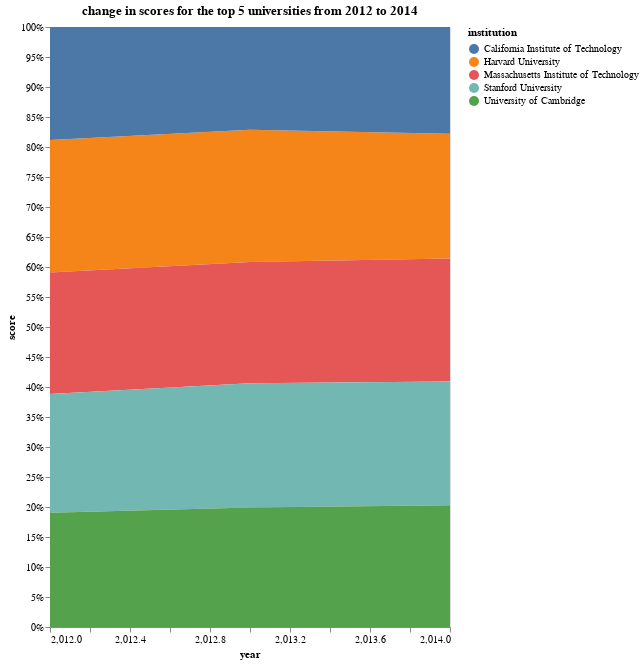

Write notebook code for a chart like this one.
### Code cell
#6)	Create a stacked area plot using Altair to represent the change in scores for the top 5 universities from 2012 to 2014.
import pandas as pd
import altair as alt

df = pd.read_csv('/content/WorldUniversity.csv')
top5 = df[df['year']== 2012].nlargest(5 , 'score')
top_5_Univ = top5['institution']
top5_data = df[(df['year'].between(2012 ,2014)) & (df['institution'].isin(top_5_Univ))]

area_plot = alt.Chart(top5_data).mark_area().encode(
    x = 'year',
    y =alt.Y('score', stack = 'normalize'),
    color = 'institution',
    tooltip = ['year' , 'score' , 'institution']
).properties(
    height = 600,
    width = 400,
    title = ('change in scores for the top 5 universities from 2012 to 2014')
)
area_plot

### Figure 1 — Vega-Lite specification as saved in the notebook (floating-point values rounded to 4 significant figures)
{"config": {"view": {"continuousWidth": 400, "continuousHeight": 300}}, "data": {"name": "data-ec2d03e5dce34fa587ec09a52e85abed"}, "mark": "area", "encoding": {"color": {"field": "institution", "type": "nominal"}, "tooltip": [{"field": "year", "type": "quantitative"}, {"field": "score", "type": "quantitative"}, {"field": "institution", "type": "nominal"}], "x": {"field": "year", "type": "quantitative"}, "y": {"field": "score", "stack": "normalize", "type": "quantitative"}}, "height": 600, "title": "change in scores for the top 5 universities from 2012 to 2014", "width": 400, "$schema": "https://vega.github.io/schema/vega-lite/v4.17.0.json", "datasets": {"data-ec2d03e5dce34fa587ec09a52e85abed": [{"world_rank": 1, "institution": "Harvard University", "country": "USA", "national_rank": 1, "quality_of_education": 7, "alumni_employment": 9, "quality_of_faculty": 1, "publications": 1, "influence": 1, "citations": 1, "broad_impact": null, "patents": 5, "score": 100.0, "year": 2012}, {"world_rank": 2, "institution": "Massachusetts Institute of Technology", "country": "USA", "national_rank": 2, "quality_of_education": 9, "alumni_employment": 17, "quality_of_faculty": 3, "publications": 12, "influence": 4, "citations": 4, "broad_impact": null, "patents": 1, "score": 91.67, "year": 2012}, {"world_rank": 3, "institution": "Stanford University", "country": "USA", "national_rank": 3, "quality_of_education": 17, "alumni_employment": 11, "quality_of_faculty": 5, "publications": 4, "influence": 2, "citations": 2, "broad_impact": null, "patents": 15, "score": 89.5, "year": 2012}, {"world_rank": 4, "institution": "University of Cambridge", "country": "United Kingdom", "national_rank": 1, "quality_of_education": 10, "alumni_employment": 24, "quality_of_faculty": 4, "publications": 16, "influence": 16, "citations": 11, "broad_impact": null, "patents": 50, "score": 86.17, "year": 2012}, {"world_rank": 5, "institution": "California Institute of Technology", "country": "USA", "national_rank": 4, "quality_of_education": 2, "alumni_employment": 29, "quality_of_faculty": 7, "publications": 37, "influence": 22, "citations": 22, "broad_impact": null, "patents": 18, "score": 85.21, "year": 2012}, {"world_rank": 1, "institution": "Harvard University", "country": "USA", "national_rank": 1, "quality_of_education": 1, "alumni_employment": 1, "quality_of_faculty": 1, "publications": 1, "influence": 1, "citations": 1, "broad_impact": null, "patents": 7, "score": 100.0, "year": 2013}, {"world_rank": 2, "institution": "Stanford University", "country": "USA", "national_rank": 2, "quality_of_education": 11, "alumni_employment": 2, "quality_of_faculty": 4, "publications": 6, "influence": 2, "citations": 2, "broad_impact": null, "patents": 11, "score": 93.94, "year": 2013}, {"world_rank": 4, "institution": "Massachusetts Institute of Technology", "country": "USA", "national_rank": 3, "quality_of_education": 2, "alumni_employment": 16, "quality_of_faculty": 2, "publications": 16, "influence": 3, "citations": 3, "broad_impact": null, "patents": 1, "score": 91.45, "year": 2013}, {"world_rank": 5, "institution": "University of Cambridge", "country": "United Kingdom", "national_rank": 2, "quality_of_education": 3, "alumni_employment": 15, "quality_of_faculty": 5, "publications": 9, "influence": 11, "citations": 10, "broad_impact": null, "patents": 39, "score": 90.24, "year": 2013}, {"world_rank": 11, "institution": "California Institute of Technology", "country": "USA", "national_rank": 9, "quality_of_education": 5, "alumni_employment": 101, "quality_of_faculty": 7, "publications": 38, "influence": 24, "citations": 25, "broad_impact": null, "patents": 17, "score": 77.59, "year": 2013}, {"world_rank": 1, "institution": "Harvard University", "country": "USA", "national_rank": 1, "quality_of_education": 1, "alumni_employment": 1, "quality_of_faculty": 1, "publications": 1, "influence": 1, "citations": 1, "broad_impact": 1.0, "patents": 2, "score": 100.0, "year": 2014}, {"world_rank": 2, "institution": "Stanford University", "country": "USA", "national_rank": 2, "quality_of_education": 11, "alumni_employment": 2, "quality_of_faculty": 4, "publications": 5, "influence": 3, "citations": 3, "broad_impact": 4.0, "patents": 6, "score": 99.09, "year": 2014}, {"world_rank": 3, "institution": "Massachusetts Institute of Technology", "country": "USA", "national_rank": 3, "quality_of_education": 3, "alumni_employment": 11, "quality_of_faculty": 2, "publications": 15, "influence": 2, "citations": 2, "broad_impact": 2.0, "patents": 1, "score": 98.69, "year": 2014}, {"world_rank": 4, "institution": "University of Cambridge", "country": "United Kingdom", "national_rank": 1, "quality_of_education": 2, "alumni_employment": 10, "quality_of_faculty": 5, "publications": 10, "influence": 9, "citations": 12, "broad_impact": 13.0, "patents": 48, "score": 97.64, "year": 2014}, {"world_rank": 12, "institution": "California Institute of Technology", "country": "USA", "national_rank": 10, "quality_of_education": 6, "alumni_employment": 303, "quality_of_faculty": 7, "publications": 48, "influence": 6, "citations": 16, "broad_impact": 24.0, "patents": 9, "score": 85.5, "year": 2014}]}}
